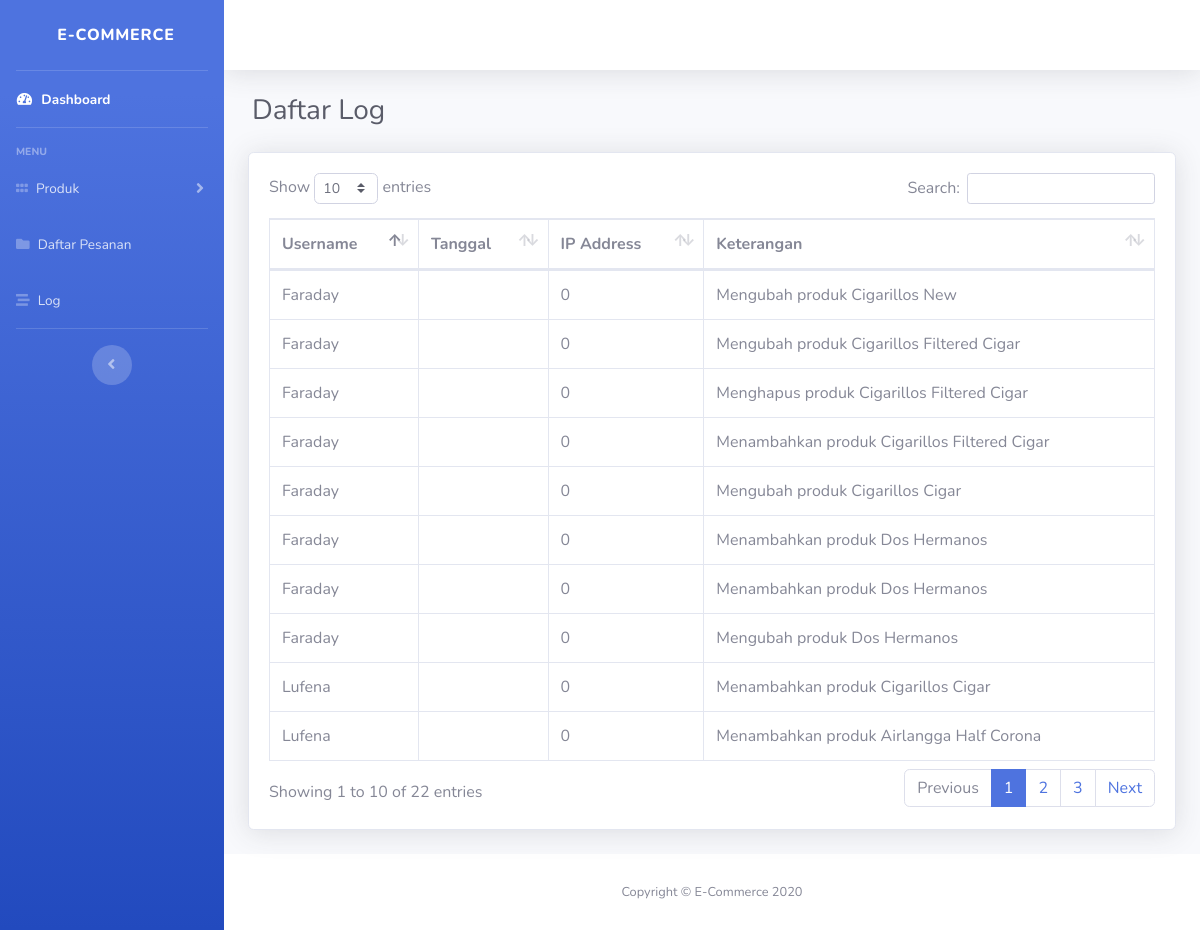
/account (signed in), run on the app's committed database.
### tables this page shows
CREATE TABLE `log` (
  `username` varchar(100) DEFAULT NULL,
  `times` date DEFAULT NULL,
  `ip` float DEFAULT NULL,
  `keterangan` varchar(100) DEFAULT NULL
);

### application/modules/account/controllers/Account.php (called while the page is built, shortened)
<?php
class Account extends CI_Controller {
    public function index()
    {
        $data['judul'] = "Daftar Log";
        $data['log'] = $this->db->get('log')->result_array();
        $data['username'] = $this->session->userdata('username');
		$this->load->view('dashboard/template/home_header', $data);
		$this->load->view('dashboard/template/home_sidebar');
		$this->load->view('dashboard/template/home_topbar', $data);
		$this->load->view('index', $data);
		$this->load->view('dashboard/template/home_footer');
    }
}

### index.php (called while the page is built, shortened)
<?php
require_once BASEPATH.'core/CodeIgniter.php';

### application/modules/account/views/index.php (the view)
<div class="container-fluid">
    <div class="row">
        <h1 class="h3 mb-4 text-gray-800 ml-3">Daftar Log</h1>
    </div>
    <div class="card shadow mb-4">
        <div class="card-body">
            <div class="table-responsive">
                <table class="table table-bordered" id="dataTable" width="100%" cellspacing="0">
                    <thead>
                        <tr>
                            <th>Username</th>
                            <th>Tanggal</th>
                            <th>IP Address</th>
                            <th>Keterangan</th>
                        </tr>
                    </thead>
                    <tbody>
                        <?php
                        foreach ($log as $p) : ?>
                            <tr>
                                <td><?= $p['username'] ?></td>
                                <td><?= $p['times'] ?></td>
                                <td><?= $p['ip'] ?></td>
                                <td><?= $p['keterangan'] ?></td>
                            </tr>
                        <?php endforeach;
                         ?>
                    </tbody>
                </table>
            </div>
        </div>
    </div>
</div>

### data on the page
log: username "Faraday", ip "0", keterangan "Mengubah produk Cigarillos New"
log: username "Faraday", ip "0", keterangan "Mengubah produk Cigarillos Filtered Cigar"
log: username "Faraday", ip "0", keterangan "Menghapus produk Cigarillos Filtered Cigar"
log: username "Faraday", ip "0", keterangan "Menambahkan produk Cigarillos Filtered Cigar"
log: username "Faraday", ip "0", keterangan "Mengubah produk Cigarillos Cigar"
log: username "Faraday", ip "0", keterangan "Menambahkan produk Dos Hermanos"
log: username "Faraday", ip "0", keterangan "Menambahkan produk Dos Hermanos"
log: username "Faraday", ip "0", keterangan "Mengubah produk Dos Hermanos"
log: username "Lufena", ip "0", keterangan "Menambahkan produk Cigarillos Cigar"
log: username "Lufena", ip "0", keterangan "Menambahkan produk Airlangga Half Corona"
